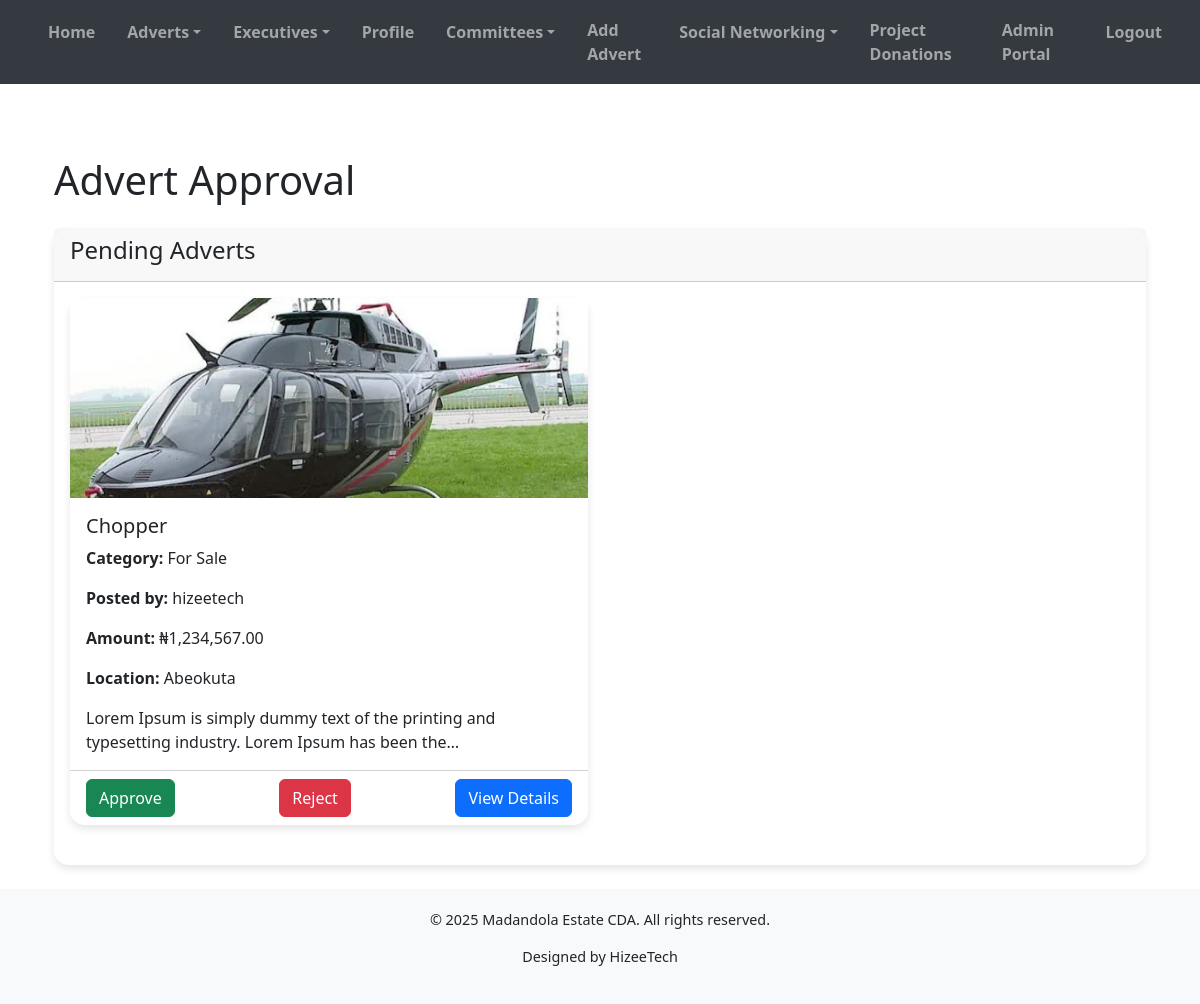
/admin-portal/adverts/ (signed in), run on an earlier commit of the app's database.
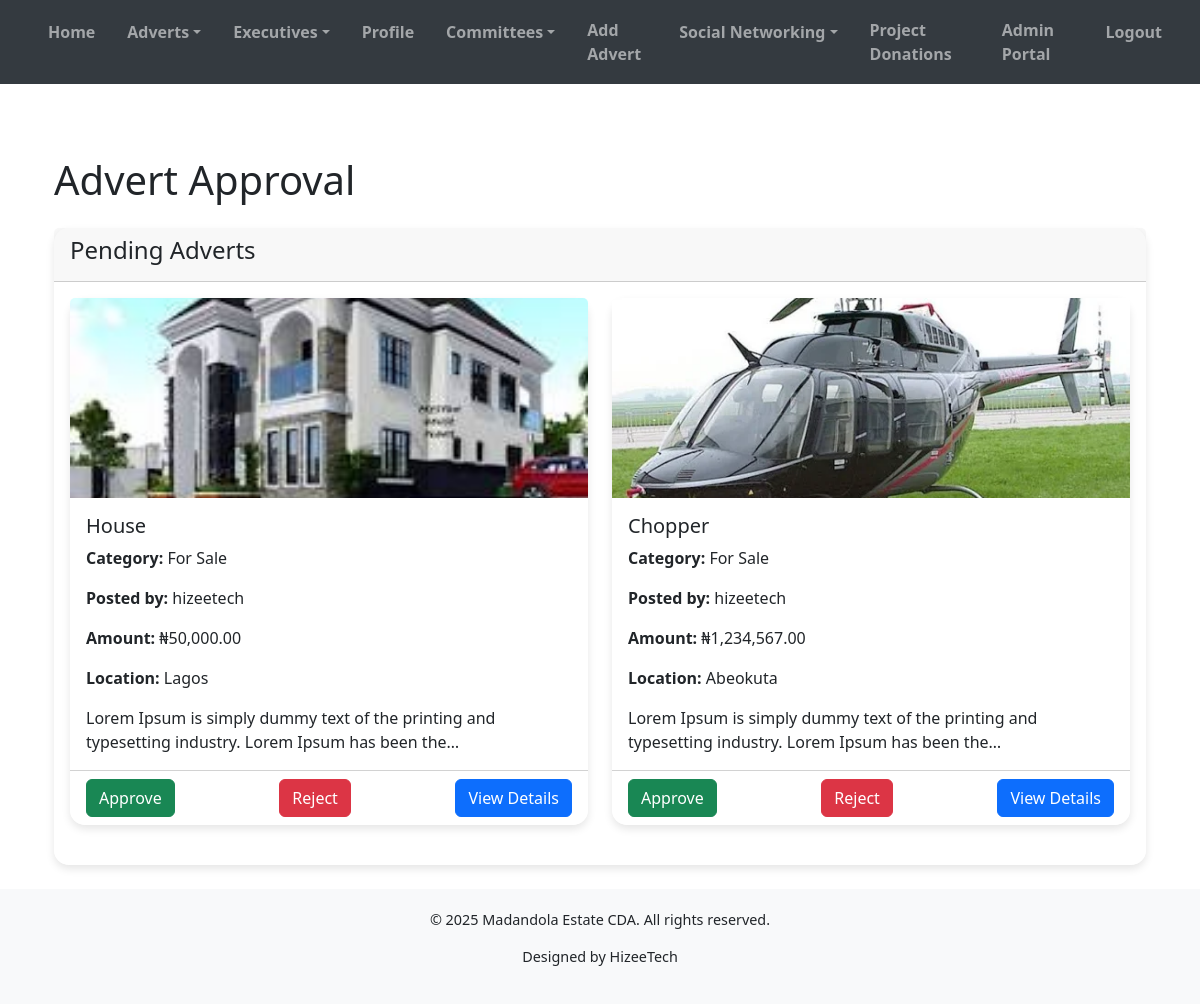
And on a later commit of the database.
### cda_app/models.py (models this page shows, shortened)
class AdvertItem(models.Model):
    CATEGORY_CHOICES = [
        ('For Sale', 'For Sale'),
        ('For Rent', 'For Rent'),
        ('For Lease', 'For Lease'),
    ]
    category = models.CharField(max_length=20, choices=CATEGORY_CHOICES)
    user = models.ForeignKey(settings.AUTH_USER_MODEL, on_delete=models.CASCADE)
    title = models.CharField(max_length=200)
    description = models.TextField()
    amount = models.DecimalField(max_digits=10, decimal_places=2)
    location = models.CharField(max_length=100)
    condition = models.CharField(max_length=100)
    published_date = models.DateTimeField(auto_now_add=True)
    is_approved = models.BooleanField(default=False)
    phone_number = models.CharField(max_length=20, blank=True, null=True)

class AdvertImage(models.Model):
    advert_item = models.ForeignKey(AdvertItem, on_delete=models.CASCADE, related_name='images')
    image = models.ImageField(upload_to='advert_images/')
    is_main = models.BooleanField(default=False)

class CustomUser(AbstractUser):
    USER_TYPE_CHOICES = [
        ('landlord', 'Landlord'),
        ('tenant', 'Tenant'),
    ]
    phone_number = models.CharField(max_length=20, blank=True, null=True)
    user_type = models.CharField(max_length=10, choices=USER_TYPE_CHOICES, default='tenant')
    cda = models.CharField(max_length=100, blank=True, null=True)
    image = models.ImageField(upload_to='profile_images/', blank=True, null=True)
    is_approved = models.BooleanField(default=False)  # Add this field
    objects = UserManager()
    class Meta:
        verbose_name = 'User'
        verbose_name_plural = 'Users'

### cda_app/views.py (the view)
# urls.py: path('admin-portal/adverts/', views.admin_advert_approval, name='admin_advert_approval'),
@login_required
@user_passes_test(is_admin)
def admin_advert_approval(request):
    adverts = AdvertItem.objects.filter(is_approved=False).order_by('-published_date')
    return render(request, 'admin_portal/advert_approval.html', {'adverts': adverts})

### cda_app/context_processors.py (called while the page is built)
def committees(request):
    return {'committees': Committee.objects.all()}

def admin_counts(request):
    if request.user.is_authenticated and request.user.is_staff:
        return {
            'pending_users_count': User.objects.filter(is_active=False).count(),
            'pending_adverts_count': AdvertItem.objects.filter(is_approved=False).count(),
            'total_users_count': User.objects.count(),
        }
    return {}

### cda_app/views.py (called while the page is built)
def is_admin(user):
    return user.is_authenticated and user.is_staff

### templates/admin_portal/advert_approval.html
{% extends 'base.html' %} {% load humanize %} {% block title %}Advert Approval{% endblock %} {% block content %}
<div class="container mt-5">
    <h1 class="mb-4">Advert Approval</h1>
    <div class="card">
        <div class="card-header">
            <h4>Pending Adverts</h4>
        </div>
        <div class="card-body">
            {% if adverts %}
            <div class="row">
                {% for advert in adverts %}
                <div class="col-md-6 mb-4">
                    <div class="card h-100">
                        {% if advert.images.first %}
                        <img src="{{ advert.images.first.image.url }}" class="card-img-top" alt="{{ advert.title }}" style="height: 200px; object-fit: cover;"> {% endif %}
                        <div class="card-body">
                            <h5 class="card-title">{{ advert.title }}</h5>
                            <p class="card-text"><strong>Category:</strong> {{ advert.category }}</p>
                            <p class="card-text"><strong>Posted by:</strong> {{ advert.user.username }}</p>
                            <p class="card-text"><strong>Amount:</strong> ₦{{ advert.amount|intcomma }}</p>
                            <p class="card-text"><strong>Location:</strong> {{ advert.location }}</p>
                            <p class="card-text">{{ advert.description|truncatechars:100 }}</p>
                        </div>
                        <div class="card-footer bg-transparent">
                            <div class="d-flex justify-content-between">
                                <a href="{% url 'admin_approve_advert' advert.id %}" class="btn btn-success">Approve</a>
                                <a href="{% url 'admin_reject_advert' advert.id %}" class="btn btn-danger">Reject</a>
                                <a href="{% url 'advert_detail' advert.pk %}" class="btn btn-primary">View Details</a>
                            </div>
                        </div>
                    </div>
                </div>
                {% endfor %}
            </div>
            {% else %}
            <div class="alert alert-info">
                No pending adverts to review.
            </div>
            {% endif %}
        </div>
    </div>
</div>
{% endblock %}

What changed in the data, as far as the page shows it:
added AdvertItem: images.first.image (picture), title "House", category "For Sale", user.username "hizeetech", amount "50,000.00", location "Lagos", description "Lorem Ipsum is simply dummy text of the printing and typesetting industry. Lorem Ipsum has been the…"
